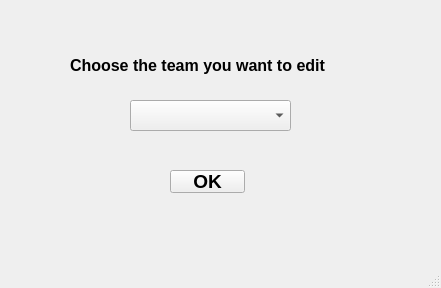
<?xml version="1.0" encoding="UTF-8"?>
<ui version="4.0">
 <class>MainWindow</class>
 <widget class="QMainWindow" name="MainWindow">
  <property name="geometry">
   <rect>
    <x>0</x>
    <y>0</y>
    <width>441</width>
    <height>288</height>
   </rect>
  </property>
  <property name="windowTitle">
   <string>MainWindow</string>
  </property>
  <widget class="QWidget" name="centralwidget">
   <widget class="QLabel" name="label">
    <property name="geometry">
     <rect>
      <x>70</x>
      <y>50</y>
      <width>281</width>
      <height>31</height>
     </rect>
    </property>
    <property name="font">
     <font>
      <pointsize>12</pointsize>
      <weight>75</weight>
      <bold>true</bold>
     </font>
    </property>
    <property name="text">
     <string>Choose the team you want to edit</string>
    </property>
   </widget>
   <widget class="QComboBox" name="teamsList">
    <property name="geometry">
     <rect>
      <x>130</x>
      <y>100</y>
      <width>161</width>
      <height>31</height>
     </rect>
    </property>
    <property name="font">
     <font>
      <pointsize>12</pointsize>
      <weight>75</weight>
      <bold>true</bold>
     </font>
    </property>
   </widget>
   <widget class="QPushButton" name="ok_btn">
    <property name="geometry">
     <rect>
      <x>170</x>
      <y>170</y>
      <width>75</width>
      <height>23</height>
     </rect>
    </property>
    <property name="font">
     <font>
      <pointsize>14</pointsize>
      <weight>75</weight>
      <bold>true</bold>
     </font>
    </property>
    <property name="text">
     <string>OK</string>
    </property>
   </widget>
  </widget>
  <widget class="QMenuBar" name="menubar">
   <property name="geometry">
    <rect>
     <x>0</x>
     <y>0</y>
     <width>441</width>
     <height>21</height>
    </rect>
   </property>
  </widget>
  <widget class="QStatusBar" name="statusbar"/>
 </widget>
 <resources/>
 <connections/>
</ui>
